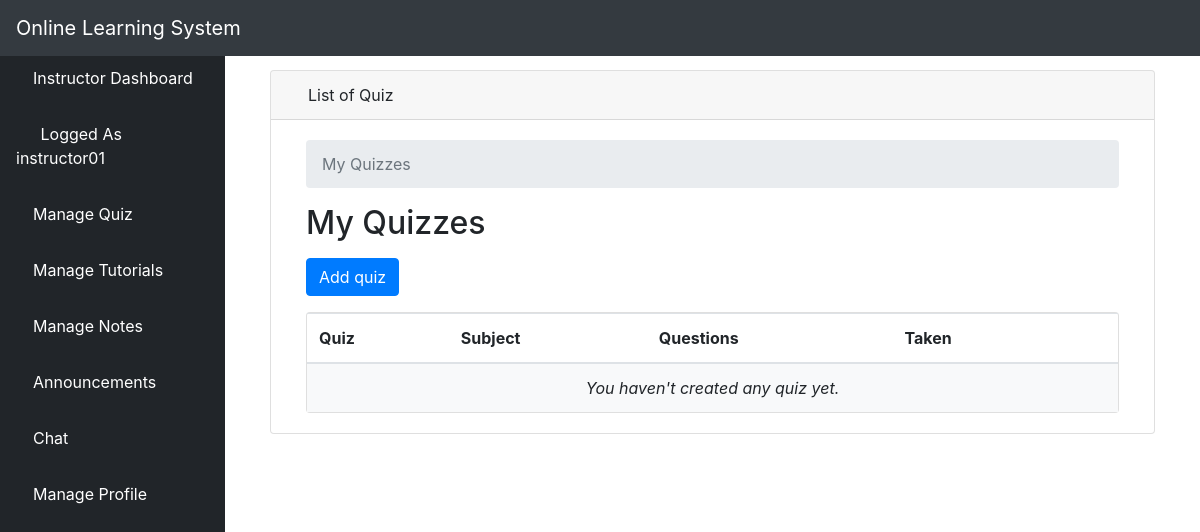
The app's page /llist_quiz/ (signed in), older data.
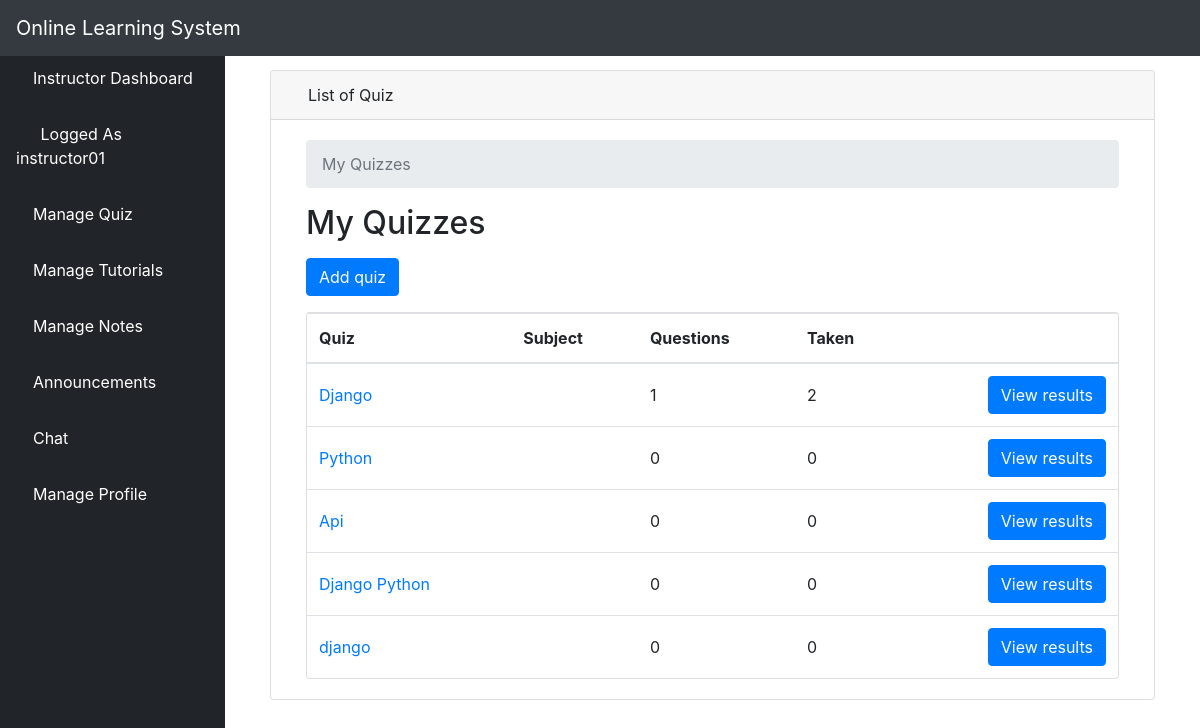
The same page, newer data.
### elearn/models.py (models this page shows, shortened)
class Quiz(models.Model):
    owner = models.ForeignKey(User, on_delete=models.CASCADE, related_name='quizzes')
    name = models.CharField(max_length=255)
    course = models.ForeignKey(Course, on_delete=models.CASCADE, related_name='quizzes')

### elearn/views.py (the view)
# urls.py: path('llist_quiz/', views.QuizListView.as_view(), name='quiz_change_list'),
class QuizListView(ListView):
    model = Quiz
    ordering = ('name', )
    context_object_name = 'quizzes'
    template_name = 'dashboard/instructor/quiz_change_list.html'
    def get_queryset(self):
        queryset = self.request.user.quizzes \
            .select_related('course') \
            .annotate(questions_count=Count('questions', distinct=True)) \
            .annotate(taken_count=Count('taken_quizzes', distinct=True))
        return queryset

### elearn/templates/dashboard/instructor/quiz_change_list.html (shortened to what this page needs)
{% extends 'dashboard/instructor/base.html' %}
{% block body %}
<div class="container-fluid">
        <div class="row">
          <div class="col-12 mb-3">
          <div class="col-12 mb-3">
                <div id="content-wrapper" style="padding-top: 20px">
        <div class="container-fluid">
            <div class="card mb-3">
                <div class="card-header">
                    <i class="fas fa-table text-primary"></i>
                    List of Quiz
                </div>
                <div class="card-body">
  <div class="col-sm-12">
  <nav aria-label="breadcrumb">
    <ol class="breadcrumb">
      <li class="breadcrumb-item active" aria-current="page">My Quizzes</li>
    </ol>
  </nav>
  <h2 class="mb-3">My Quizzes</h2>
  <a href="{% url 'quiz_add' %}" class="btn btn-primary mb-3" role="button">Add quiz</a>
  <div class="card">
    <table class="table mb-0">
      <thead>
        <tr>
          <th>Quiz</th>
          <th>Subject</th>
          <th>Questions</th>
          <th>Taken</th>
          <th></th>
        </tr>
      </thead>
      <tbody>
        {% for quiz in quizzes %}
          <tr>
            <td class="align-middle"><a href="{% url 'quiz_change' quiz.pk %}">{{ quiz.name }}</a></td>
            <td class="align-middle">{{ quiz.subject.get_html_badge }}</td>
            <td class="align-middle">{{ quiz.questions_count }}</td>
            <td class="align-middle">{{ quiz.taken_count }}</td>
            <td class="text-right">
              <a href="{% url 'quiz_results' quiz.pk %}" class="btn btn-primary">View results</a>
            </td>
          </tr>
        {% empty %}
          <tr>
            <td class="bg-light text-center font-italic" colspan="5">You haven't created any quiz yet.</td>
          </tr>
        {% endfor %}
      </tbody>
    </table>
  </div>
{% endblock body %}

Row changes from the older to the newer data that the page shows:
added Quiz: name "Django", questions_count "1", taken_count "2"
added Quiz: name "Python", questions_count "0", taken_count "0"
added Quiz: name "Api", questions_count "0", taken_count "0"
added Quiz: name "Django Python", questions_count "0", taken_count "0"
added Quiz: name "django", questions_count "0", taken_count "0"
Text that changed along with them:
text no longer shown: "You haven't created any quiz yet."
